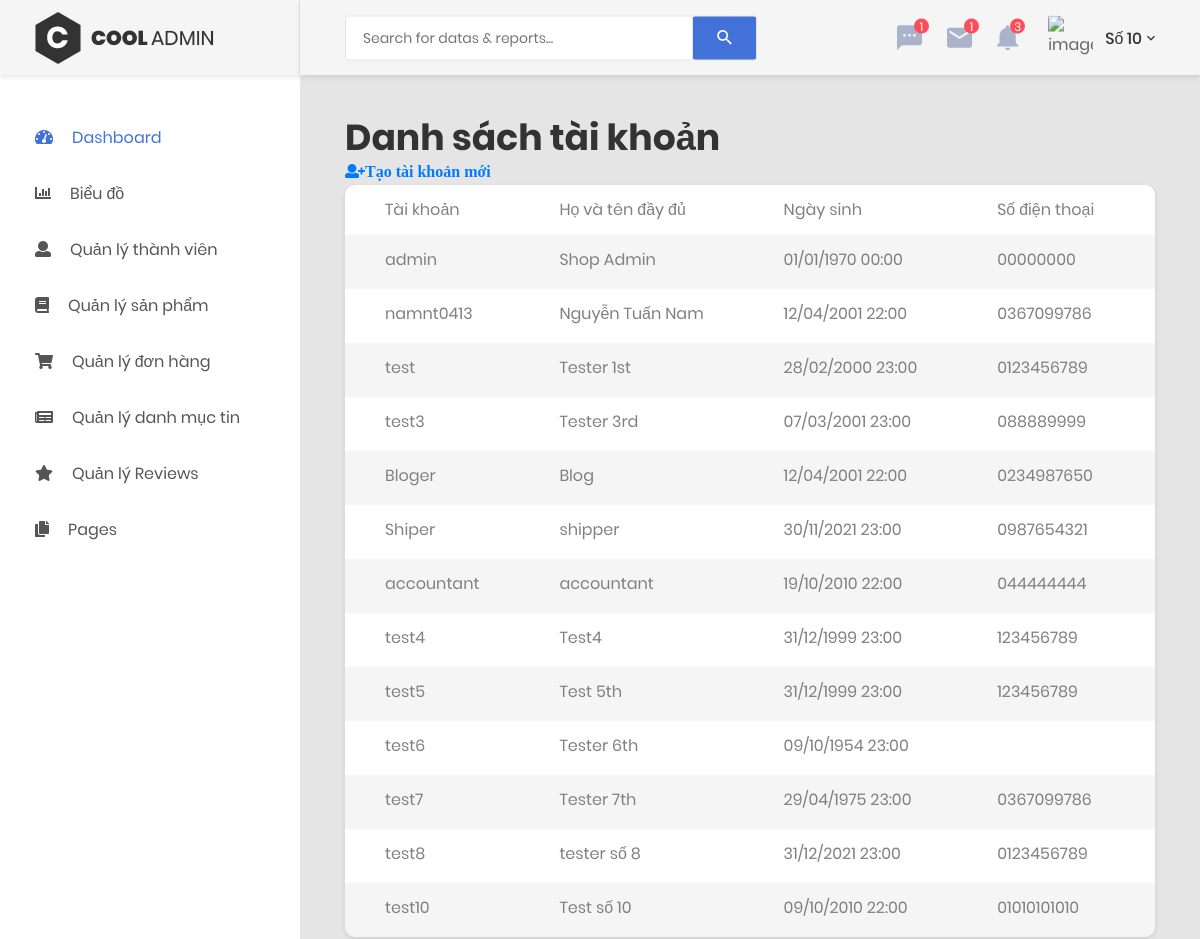
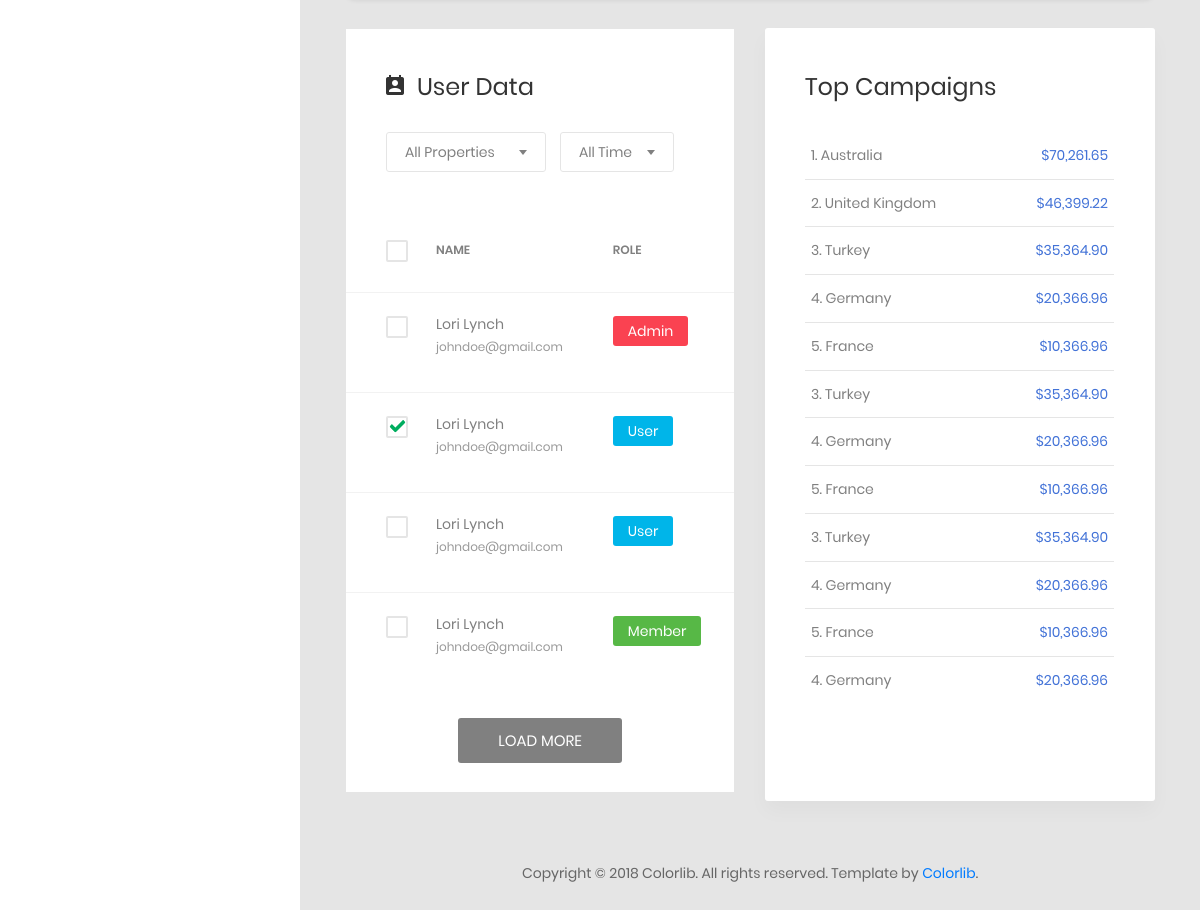
Page /admin/user.php (signed in) on the committed database (2 pictures, top to bottom).
### tables this page shows
CREATE TABLE `customers` (
  `id` int(11) NOT NULL,
  `username` varchar(100) DEFAULT NULL,
  `password` varchar(150) DEFAULT NULL,
  `first_name` varchar(50) DEFAULT NULL,
  `last_name` varchar(50) DEFAULT NULL,
  `birthday` int(11) DEFAULT NULL,
  `phone` varchar(11) DEFAULT NULL,
  `address` varchar(255) DEFAULT NULL,
  `email` varchar(255) DEFAULT NULL,
  `status` tinyint(4) NOT NULL DEFAULT 1,
  `money_spent` float DEFAULT NULL,
  `last_updated` int(11) NOT NULL,
  `created_date` int(11) NOT NULL
);

### admin/user.php (the view, shortened to what this page needs)
<?php
    include 'header.php';
     ?>
   <body>
        <?php if (empty($_SESSION['current_user'])) { ?>
            <a href="login.php">Đăng nhập để vào trang Admin</a>
            <?php
         } else {
        include 'menu_sidebar.php';
        ?>
        <div class="page-container">
    <?php
        include 'admin_navbar.php';
    ?>
    <?php
        include '../connect_db.php';
        $result = mysqli_query($con, "SELECT * FROM customers");
        ?>
            <div class="main-content">
                <div class="section__content section__content--p30">
                    <div class="container-fluid">
                        <div class="row">
                             <div class="col-xl-12">
                                    <h1>Danh sách tài khoản</h1>
                                    <a class="fa fa-user-plus" href="./user_create.php">Tạo tài khoản mới</a>
                                <div class="table-responsive table--no-card m-b-30">
                                    <table class="table table-borderless table-striped table-earning">
                                        <tr>
                                            <td>Tài khoản</td>
                                            <td>Họ và tên đầy đủ</td>
                                            <td>Ngày sinh</td>
                                            <td>Số điện thoại</td>
                                            <td>Trạng thái</td>
                                        </tr>
                                        <?php
                                        while ($row = mysqli_fetch_array($result)) {
                                            ?>
                                            <tr>
                                                <td><?= $row['username'] ?></td>
                                                <td>
                                                    <?=$row['first_name']." ".$row['last_name']
                                                    ?>
                                                </td>
                                                <td><?= date('d/m/Y H:i', $row['birthday']) ?></td>
                                                <td><?= $row['phone'] ?></td>
                                                <td>
                                                </td>
                                            </tr>
                                        <?php } ?>
                                    </table>
                                </div>
                                </div>
                            </div>
                        <div class="row">
                            <div class="col-lg-6">
                                <div class="user-data m-b-30">
                                    <h3 class="title-3 m-b-30">
                                        <i class="zmdi zmdi-account-calendar"></i>user data</h3>
                                    <div class="filters m-b-45">
                                        <div class="rs-select2--dark rs-select2--md m-r-10 rs-select2--border">
                                        </div>
                                        <div class="rs-select2--dark rs-select2--sm rs-select2--border">
                                        </div>
                                    </div>
                                    <div class="table-responsive table-data">
                                        <table class="table">
                                            <thead>
                                                <tr>
                                                    <td>
                                                        <label class="au-checkbox">
                                                            <span class="au-checkmark"></span>
                                                        </label>
                                                    </td>
                                                    <td>name</td>
                                                    <td>role</td>
                                                    <td>type</td>
                                                </tr>
                                            </thead>
                                            <tbody>
                                                <tr>
                                                    <td>
                                                        <label class="au-checkbox">
                                                            <span class="au-checkmark"></span>
                                                        </label>
                                                    </td>
                                                    <td>
                                                        <div class="table-data__info">
                                                            <h6>lori lynch</h6>
                                                            <span>
                                                                <a href="#">johndoe@gmail.com</a>
                                                            </span>
                                                        </div>
                                                    </td>
                                                    <td>
                                                        <span class="role admin">admin</span>
                                                    </td>
                                                    <td>
                                                    </td>
                                                </tr>
                                                <tr>
                                                    <td>
                                                        <label class="au-checkbox">
                                                            <span class="au-checkmark"></span>
                                                        </label>
                                                    </td>
                                                    <td>
                                                        <div class="table-data__info">
                                                            <h6>lori lynch</h6>
                                                            <span>
                                                                <a href="#">johndoe@gmail.com</a>
                                                            </span>
                                                        </div>
                                                    </td>
                                                    <td>
                                                        <span class="role user">user</span>
                                                    </td>
                                                    <td>
                                                    </td>
                                                </tr>
                                                <tr>
                                                    <td>
                                                        <label class="au-checkbox">
                                                            <span class="au-checkmark"></span>
                                                        </label>
                                                    </td>
                                                    <td>
                                                        <div class="table-data__info">
                                                            <h6>lori lynch</h6>
                                                            <span>
                                                                <a href="#">johndoe@gmail.com</a>
                                                            </span>
                                                        </div>
                                                    </td>
                                                    <td>
                                                        <span class="role user">user</span>
                                                    </td>
                                                    <td>
                                                    </td>
                                                </tr>
                                                <tr>
                                                    <td>
                                                        <label class="au-checkbox">
                                                            <span class="au-checkmark"></span>
                                                        </label>
                                                    </td>
                                                    <td>
                                                        <div class="table-data__info">
                                                            <h6>lori lynch</h6>
                                                            <span>
                                                                <a href="#">johndoe@gmail.com</a>
                                                            </span>
                                                        </div>
                                                    </td>
                                                    <td>
                                                        <span class="role member">member</span>
                                                    </td>
                                                    <td>
                                                    </td>
                                                </tr>
                                            </tbody>
                                        </table>
                                    </div>
                                    <div class="user-data__footer">
                                        <button class="au-btn au-btn-load">load more</button>
                                    </div>
                                </div>
                            </div>
                            <div class="col-lg-6">
                                <div class="top-campaign">
                                    <h3 class="title-3 m-b-30">top campaigns</h3>
                                    <div class="table-responsive">
                                        <table class="table table-top-campaign">
                                            <tbody>
                                                <tr>
                                                    <td>1. Australia</td>
                                                    <td>$70,261.65</td>
                                                </tr>
                                                <tr>
                                                    <td>2. United Kingdom</td>
                                                    <td>$46,399.22</td>
                                                </tr>
                                                <tr>
                                                    <td>3. Turkey</td>
                                                    <td>$35,364.90</td>
                                                </tr>
                                                <tr>
                                                    <td>4. Germany</td>
                                                    <td>$20,366.96</td>
                                                </tr>
                                                <tr>
                                                    <td>5. France</td>
                                                    <td>$10,366.96</td>
                                                </tr>
                                                <tr>
                                                    <td>3. Turkey</td>
                                                    <td>$35,364.90</td>
                                                </tr>
                                                <tr>
                                                    <td>4. Germany</td>
                                                    <td>$20,366.96</td>
                                                </tr>
                                                <tr>
                                                    <td>5. France</td>
                                                    <td>$10,366.96</td>
                                                </tr>
                                                <tr>
                                                    <td>3. Turkey</td>
                                                    <td>$35,364.90</td>
                                                </tr>
                                                <tr>
                                                    <td>4. Germany</td>
                                                    <td>$20,366.96</td>
                                                </tr>
                                                <tr>
                                                    <td>5. France</td>
                                                    <td>$10,366.96</td>
                                                </tr>
                                                <tr>
                                                    <td>4. Germany</td>
                                                    <td>$20,366.96</td>
                                                </tr>
                                            </tbody>
                                        </table>
                                    </div>
                                </div>
                            </div>
                        </div>
                        <div class="row">
                            <div class="col-md-12">
                                <div class="copyright">
                                    <p>Copyright © 2018 Colorlib. All rights reserved. Template by <a href="https://colorlib.com">Colorlib</a>.</p>
                                </div>
                            </div>
                        </div>
                    </div>
                </div>
            </div>
        </div>
    <?php } ?>
</body>
</html>

### rows in the picture
customers: username "admin", first_name "Shop", last_name "Admin", birthday "01/01/1970 00:00", phone "00000000"
customers: username "namnt0413", first_name "Nguyễn Tuấn", last_name "Nam", birthday "12/04/2001 22:00", phone "0367099786"
customers: username "test", first_name "Tester", last_name "1st", birthday "28/02/2000 23:00", phone "0123456789"
customers: username "test3", first_name "Tester", last_name "3rd", birthday "07/03/2001 23:00", phone "088889999"
customers: username "Bloger", last_name "Blog", birthday "12/04/2001 22:00", phone "0234987650"
customers: username "Shiper", last_name "shipper", birthday "30/11/2021 23:00", phone "0987654321"
customers: username "accountant", last_name "accountant", birthday "19/10/2010 22:00", phone "044444444"
customers: username "test4", last_name "Test4", birthday "31/12/1999 23:00", phone "123456789"
customers: username "test5", first_name "Test", last_name "5th", birthday "31/12/1999 23:00", phone "123456789"
customers: username "test6", first_name "Tester", last_name "6th", birthday "09/10/1954 23:00"
customers: username "test7", first_name "Tester", last_name "7th", birthday "29/04/1975 23:00", phone "0367099786"
customers: username "test8", first_name "tester", last_name "số 8", birthday "31/12/2021 23:00", phone "0123456789"
customers: username "test10", first_name "Test", last_name "số 10", birthday "09/10/2010 22:00", phone "01010101010"

### other values in the picture
$currentUser['last_name'] "Số 10"
